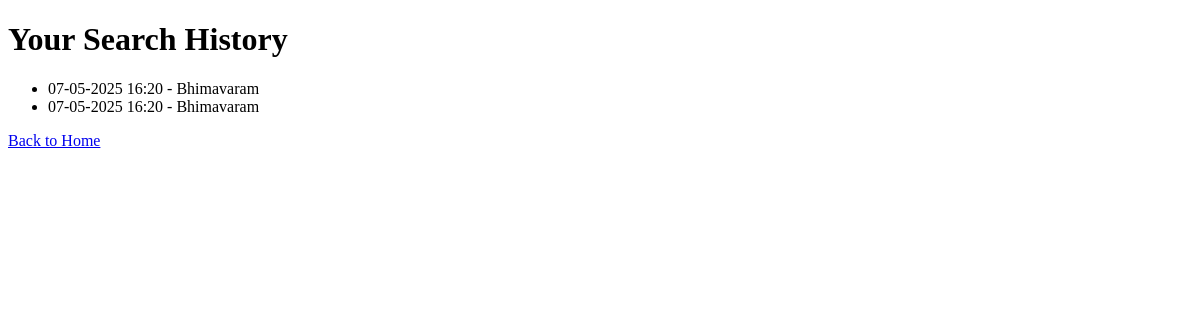
Before: /history/ (signed in) with the older database file.
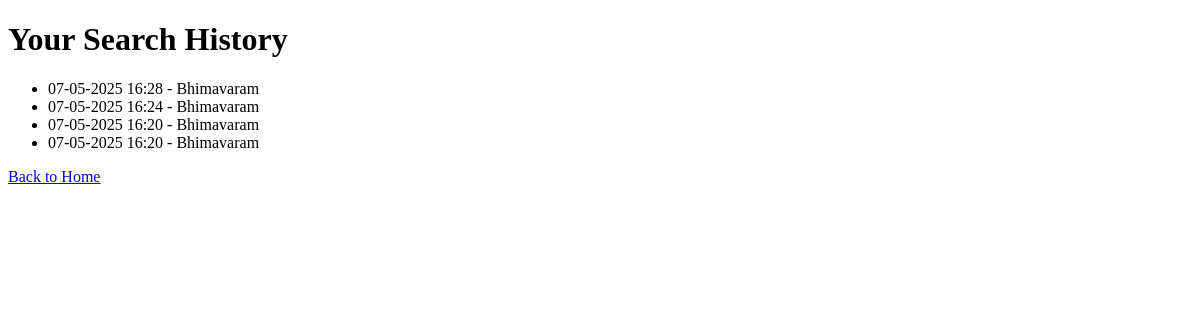
After: the same page with the newer database file.
### weather_app/models.py (models this page shows, shortened)
class SearchHistory(models.Model):
    user = models.ForeignKey(User, on_delete=models.CASCADE)
    city = models.CharField(max_length=100)
    searched_at = models.DateTimeField(auto_now_add=True)

### weather_app/views.py (the view)
# urls.py: path('history/', views.search_history, name='search_history'),
@login_required
def search_history(request):
    history = SearchHistory.objects.filter(user=request.user).order_by('-searched_at')
    return render(request, 'weather_app/search_history.html', {'history': history})

### weather_app/templates/weather_app/search_history.html (shortened to what this page needs)
<!DOCTYPE html>
<html lang="en">
<head>
</head>
<body>
    <h1>Your Search History</h1>
    {% if history %}
        <ul>
            {% for entry in history %}
                <li>{{ entry.searched_at|date:"d-m-Y H:i" }} - {{ entry.city }}</li>
            {% endfor %}
        </ul>
    {% else %}
        <p>No searches found.</p>
    {% endif %}
    <a href="{% url 'home' %}">Back to Home</a>
</body>
</html>

Changed rows visible on the page:
added SearchHistory: searched_at "07-05-2025 16:28", city "Bhimavaram"
added SearchHistory: searched_at "07-05-2025 16:24", city "Bhimavaram"
